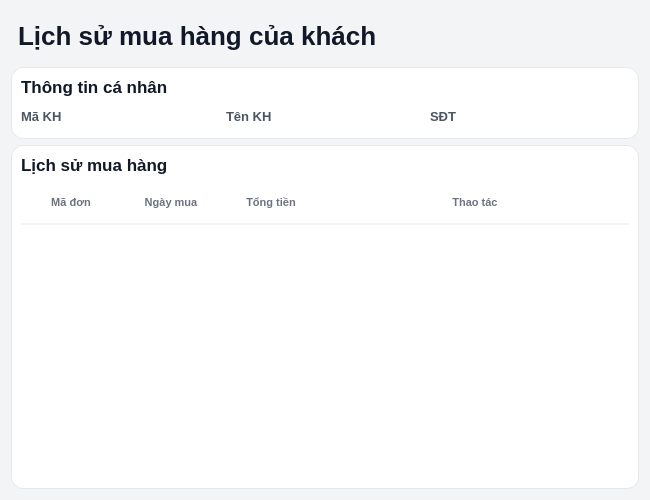
<?xml version="1.0" encoding="UTF-8"?>
<ui version="4.0">
 <class>Dialog</class>
 <widget class="QDialog" name="Dialog">
  <property name="geometry">
   <rect>
    <x>0</x>
    <y>0</y>
    <width>650</width>
    <height>500</height>
   </rect>
  </property>
  <property name="windowTitle">
   <string>Dialog</string>
  </property>
  <property name="styleSheet">
   <string notr="true">/* 1. Tổng thể Cửa sổ [cite: 318-319] */
QDialog {
    background-color: #f3f4f6; /* Nền xám nhạt làm nổi bật các Card trắng */
    font-family: &quot;Inter&quot;, &quot;Segoe UI&quot;, sans-serif;
}

/* 2. Tiêu đề trang chính (Nổi bật nhất) [cite: 320-321] */
QLabel#lblTitleLichSuMuaHang {
    font-size: 26px;
    font-weight: 800;
    color: #111827;
    padding: 10px 0px;
}

/* 3. Thẻ nội dung (Cards) [cite: 321-322] */
QFrame#frame, QFrame#frame_2 {
    background-color: #ffffff;
    border: 1px solid #e5e7eb;
    border-radius: 12px;
}

/* 4. Tiêu đề các khối con [cite: 322-323] */
QLabel#lblThongTinCaNhan, QLabel#lblLichSuMuaHang {
    font-size: 17px;
    font-weight: 700;
    color: #111827;
    border: none;
    background-color: transparent;
}

/* 5. Nhãn mô tả (Labels - Thuộc tính) [cite: 323-324] */
QLabel#lblMaKH, QLabel#lblTenKH, QLabel#lblSDT {
    font-size: 13px;
    font-weight: 600;
    color: #4b5563; /* Màu xám đậm chuyên nghiệp */
}

/* 6. Nhãn hiển thị giá trị (Values - Dữ liệu) [cite: 324-325] */
QLabel#lblHienThiMaKH, QLabel#lblHienThiTenKH, QLabel#lblHienThiSDT {
    font-size: 14px;
    font-weight: 500;
    color: #111827;
    padding: 5px 0px;
}

/* 7. Bảng danh sách mua hàng [cite: 326-327] */
QTableWidget#tblDanhSachMuaHang {
    background-color: #ffffff;
    border: none;
    gridline-color: transparent; /* Xóa lưới cho sạch sẽ */
    outline: none;
}

QHeaderView::section {
    background-color: #ffffff;
    padding: 12px;
    border: none;
    border-bottom: 2px solid #f3f4f6;
    font-weight: bold;
    color: #6b7280;
    text-transform: uppercase; /* BUỘC IN HOA TIÊU ĐỀ CỘT */
    font-size: 11px;
}

/* Hiệu ứng chọn dòng */
QTableWidget#tblDanhSachMuaHang::item:selected {
    background-color: #eff6ff;
    color: #2563eb;
}</string>
  </property>
  <layout class="QVBoxLayout" name="verticalLayout_2">
   <item>
    <widget class="QLabel" name="lblTitleLichSuMuaHang">
     <property name="text">
      <string>Lịch sử mua hàng của khách</string>
     </property>
    </widget>
   </item>
   <item>
    <widget class="QFrame" name="frame_2">
     <property name="frameShape">
      <enum>QFrame::StyledPanel</enum>
     </property>
     <property name="frameShadow">
      <enum>QFrame::Raised</enum>
     </property>
     <layout class="QVBoxLayout" name="verticalLayout">
      <item>
       <widget class="QLabel" name="lblThongTinCaNhan">
        <property name="text">
         <string>Thông tin cá nhân</string>
        </property>
       </widget>
      </item>
      <item>
       <layout class="QHBoxLayout" name="horizontalLayout">
        <item>
         <widget class="QLabel" name="lblMaKH">
          <property name="text">
           <string>Mã KH</string>
          </property>
         </widget>
        </item>
        <item>
         <widget class="QLabel" name="lblHienThiMaKH">
          <property name="text">
           <string/>
          </property>
         </widget>
        </item>
        <item>
         <widget class="QLabel" name="lblTenKH">
          <property name="text">
           <string>Tên KH</string>
          </property>
         </widget>
        </item>
        <item>
         <widget class="QLabel" name="lblHienThiTenKH">
          <property name="text">
           <string/>
          </property>
         </widget>
        </item>
        <item>
         <widget class="QLabel" name="lblSDT">
          <property name="text">
           <string>SĐT</string>
          </property>
         </widget>
        </item>
        <item>
         <widget class="QLabel" name="lblHienThiSDT">
          <property name="text">
           <string/>
          </property>
         </widget>
        </item>
       </layout>
      </item>
     </layout>
    </widget>
   </item>
   <item>
    <widget class="QFrame" name="frame">
     <property name="frameShape">
      <enum>QFrame::StyledPanel</enum>
     </property>
     <property name="frameShadow">
      <enum>QFrame::Raised</enum>
     </property>
     <layout class="QVBoxLayout" name="verticalLayout_5">
      <item>
       <widget class="QLabel" name="lblLichSuMuaHang">
        <property name="text">
         <string>Lịch sử mua hàng</string>
        </property>
       </widget>
      </item>
      <item>
       <widget class="QTableWidget" name="tblDanhSachMuaHang">
        <property name="alternatingRowColors">
         <bool>true</bool>
        </property>
        <property name="selectionBehavior">
         <enum>QAbstractItemView::SelectRows</enum>
        </property>
        <property name="showGrid">
         <bool>false</bool>
        </property>
        <attribute name="horizontalHeaderStretchLastSection">
         <bool>true</bool>
        </attribute>
        <column>
         <property name="text">
          <string>Mã đơn</string>
         </property>
        </column>
        <column>
         <property name="text">
          <string>Ngày mua</string>
         </property>
        </column>
        <column>
         <property name="text">
          <string>Tổng tiền</string>
         </property>
        </column>
        <column>
         <property name="text">
          <string>Thao tác</string>
         </property>
        </column>
       </widget>
      </item>
     </layout>
    </widget>
   </item>
  </layout>
 </widget>
 <resources/>
 <connections/>
</ui>
